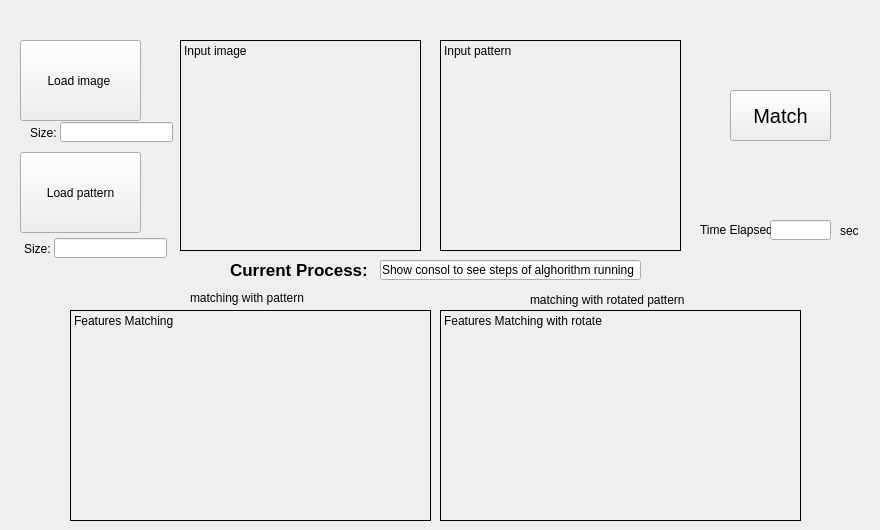
    <widget class="QWidget" name="tab_5">
     <attribute name="title">
      <string>SIFT</string>
     </attribute>
     <widget class="QLabel" name="label_SIFT_input_A">
      <property name="geometry">
       <rect>
        <x>180</x>
        <y>40</y>
        <width>241</width>
        <height>211</height>
       </rect>
      </property>
      <property name="autoFillBackground">
       <bool>true</bool>
      </property>
      <property name="frameShape">
       <enum>QFrame::Box</enum>
      </property>
      <property name="text">
       <string>Input image</string>
      </property>
      <property name="scaledContents">
       <bool>true</bool>
      </property>
      <property name="alignment">
       <set>Qt::AlignLeading|Qt::AlignLeft|Qt::AlignTop</set>
      </property>
     </widget>
     <widget class="QPushButton" name="pushButton_SIFT_match">
      <property name="geometry">
       <rect>
        <x>730</x>
        <y>90</y>
        <width>101</width>
        <height>51</height>
       </rect>
      </property>
      <property name="font">
       <font>
        <pointsize>15</pointsize>
       </font>
      </property>
      <property name="text">
       <string>Match</string>
      </property>
     </widget>
     <widget class="QLineEdit" name="lineEdit_SIFT_Time_Elapsed">
      <property name="geometry">
       <rect>
        <x>770</x>
        <y>220</y>
        <width>61</width>
        <height>20</height>
       </rect>
      </property>
     </widget>
     <widget class="QLineEdit" name="lineEdit_SIFT_size_A">
      <property name="geometry">
       <rect>
        <x>60</x>
        <y>122</y>
        <width>113</width>
        <height>20</height>
       </rect>
      </property>
      <property name="text">
       <string/>
      </property>
     </widget>
     <widget class="QLabel" name="label_45">
      <property name="geometry">
       <rect>
        <x>24</x>
        <y>238</y>
        <width>71</width>
        <height>21</height>
       </rect>
      </property>
      <property name="text">
       <string>Size:</string>
      </property>
     </widget>
     <widget class="QPushButton" name="pushButton_load_TM_B_2">
      <property name="geometry">
       <rect>
        <x>20</x>
        <y>152</y>
        <width>121</width>
        <height>81</height>
       </rect>
      </property>
      <property name="text">
       <string>Load pattern</string>
      </property>
     </widget>
     <widget class="QLabel" name="label_43">
      <property name="geometry">
       <rect>
        <x>30</x>
        <y>122</y>
        <width>71</width>
        <height>21</height>
       </rect>
      </property>
      <property name="text">
       <string>Size:</string>
      </property>
     </widget>
     <widget class="QPushButton" name="pushButton_load_TM_A_2">
      <property name="geometry">
       <rect>
        <x>20</x>
        <y>40</y>
        <width>121</width>
        <height>81</height>
       </rect>
      </property>
      <property name="text">
       <string>Load image </string>
      </property>
     </widget>
     <widget class="QLabel" name="label_47">
      <property name="geometry">
       <rect>
        <x>700</x>
        <y>220</y>
        <width>71</width>
        <height>20</height>
       </rect>
      </property>
      <property name="text">
       <string>Time Elapsed:</string>
      </property>
     </widget>
     <widget class="QLabel" name="label_SIFT_input_B">
      <property name="geometry">
       <rect>
        <x>440</x>
        <y>40</y>
        <width>241</width>
        <height>211</height>
       </rect>
      </property>
      <property name="autoFillBackground">
       <bool>true</bool>
      </property>
      <property name="frameShape">
       <enum>QFrame::Box</enum>
      </property>
      <property name="text">
       <string>Input pattern</string>
      </property>
      <property name="textFormat">
       <enum>Qt::PlainText</enum>
      </property>
      <property name="scaledContents">
       <bool>true</bool>
      </property>
      <property name="alignment">
       <set>Qt::AlignLeading|Qt::AlignLeft|Qt::AlignTop</set>
      </property>
     </widget>
     <widget class="QLabel" name="label_SIFT_Features_Matching_with_rotate">
      <property name="geometry">
       <rect>
        <x>440</x>
        <y>310</y>
        <width>361</width>
        <height>211</height>
       </rect>
      </property>
      <property name="autoFillBackground">
       <bool>true</bool>
      </property>
      <property name="frameShape">
       <enum>QFrame::Box</enum>
      </property>
      <property name="text">
       <string>Features Matching with rotate</string>
      </property>
      <property name="scaledContents">
       <bool>true</bool>
      </property>
      <property name="alignment">
       <set>Qt::AlignLeading|Qt::AlignLeft|Qt::AlignTop</set>
      </property>
     </widget>
     <widget class="QLineEdit" name="lineEdit_SIFT_size_B">
      <property name="geometry">
       <rect>
        <x>54</x>
        <y>238</y>
        <width>113</width>
        <height>20</height>
       </rect>
      </property>
     </widget>
     <widget class="QLabel" name="label_SIFT_Features_Matching">
      <property name="geometry">
       <rect>
        <x>70</x>
        <y>310</y>
        <width>361</width>
        <height>211</height>
       </rect>
      </property>
      <property name="autoFillBackground">
       <bool>true</bool>
      </property>
      <property name="frameShape">
       <enum>QFrame::Box</enum>
      </property>
      <property name="text">
       <string>Features Matching </string>
      </property>
      <property name="scaledContents">
       <bool>true</bool>
      </property>
      <property name="alignment">
       <set>Qt::AlignLeading|Qt::AlignLeft|Qt::AlignTop</set>
      </property>
     </widget>
     <widget class="QLineEdit" name="lineEdit_current_process">
      <property name="geometry">
       <rect>
        <x>380</x>
        <y>260</y>
        <width>261</width>
        <height>20</height>
       </rect>
      </property>
      <property name="text">
       <string>Show consol to see steps of alghorithm running </string>
      </property>
     </widget>
     <widget class="QLabel" name="label_48">
      <property name="geometry">
       <rect>
        <x>230</x>
        <y>260</y>
        <width>141</width>
        <height>20</height>
       </rect>
      </property>
      <property name="font">
       <font>
        <pointsize>13</pointsize>
        <weight>75</weight>
        <bold>true</bold>
       </font>
      </property>
      <property name="text">
       <string>Current Process:</string>
      </property>
     </widget>
     <widget class="QLabel" name="label_49">
      <property name="geometry">
       <rect>
        <x>190</x>
        <y>290</y>
        <width>121</width>
        <height>16</height>
       </rect>
      </property>
      <property name="text">
       <string>matching with pattern</string>
      </property>
     </widget>
     <widget class="QLabel" name="label_50">
      <property name="geometry">
       <rect>
        <x>530</x>
        <y>290</y>
        <width>171</width>
        <height>20</height>
       </rect>
      </property>
      <property name="text">
       <string>matching with rotated pattern</string>
      </property>
     </widget>
     <widget class="QLabel" name="label_51">
      <property name="geometry">
       <rect>
        <x>840</x>
        <y>220</y>
        <width>31</width>
        <height>21</height>
       </rect>
      </property>
      <property name="text">
       <string>sec</string>
      </property>
     </widget>
    </widget>
